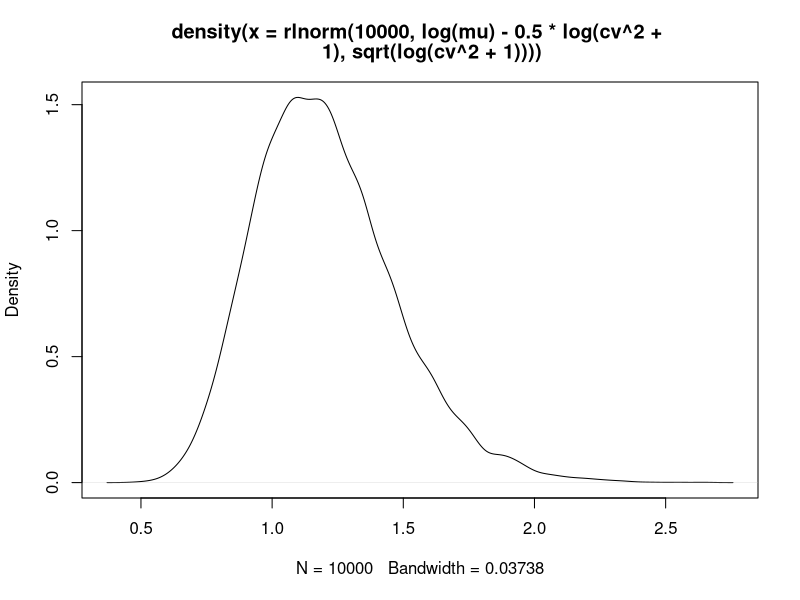
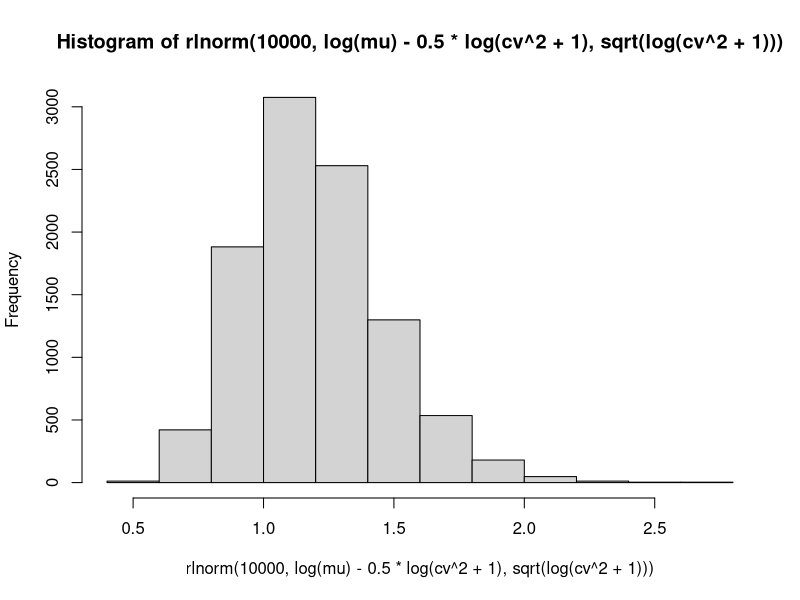
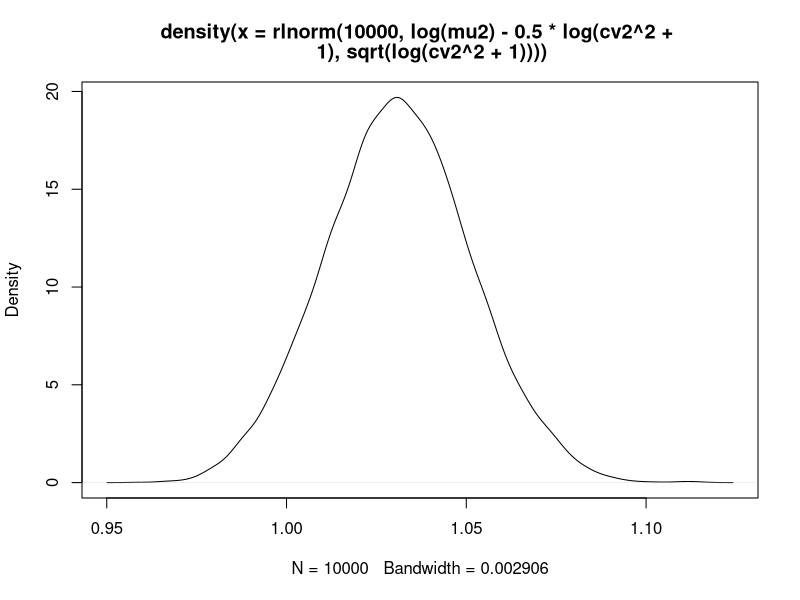
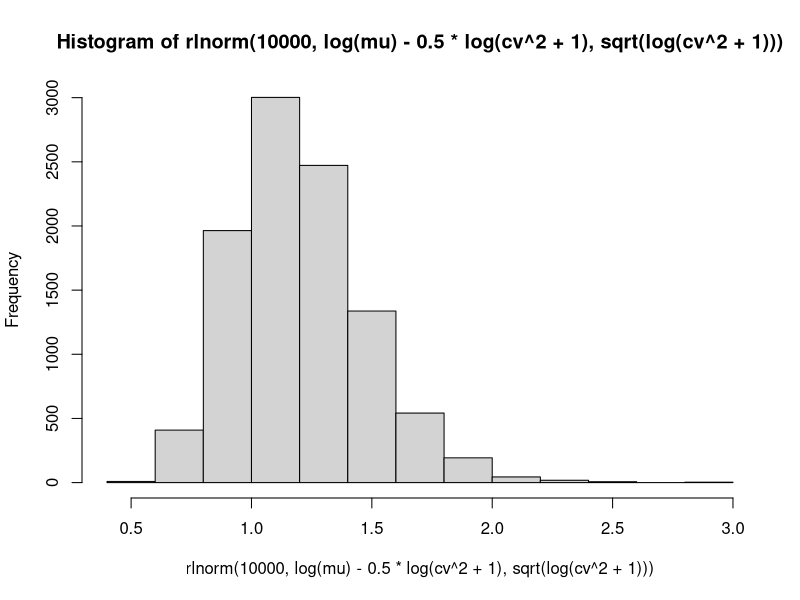

Reproduce these figures in R, in order.
library(tidyverse)
###########################################################
#   Simojoen yliarvio parametrin priorijakauman luonti    #
#       3 ekspertin estimaattien yhdistely                #
###########################################################



#   Ekspertti 1
#   mediaani 1.5 90%PI 1.1-2.2

#   Ekspertti 2
#   mediaani 1.0375 90%PI 1-1.075

#   Ekspertti 3
#   mediaani 1.025 90%PI 1-1.05


#   Hyvin tiukkoja jakaumia, mutta onneksi E2 ja E2 ovat symmetrisiä.
#   vain E1 on vino

#   Haetaan vastaavat jakaumat E2 ja E3 normaalista ja E1 gammasta
#   näitä kerrottessa, normaali*normaali*gamma saadaan normaalijakauma
#   konjugaattisuuden vuoksi


#   E2 ja E3 odotusarvot tiedetään == mediaani
#   keskihajonta voidaan laskea 90%PI avulla, voitaisiin toki myös
#   hakea kokeilemalla

m2 = 1.0375
q5_2 = 1; q95_2 = 1.075


m3 = 1.025
q5_3 = 1; q95_3 = 1.05


#   kvantiilin kaava standardi normaali jakauman kautta saadaan seuraavasti
#   qX = mu +zX*sd

#   1: qX1 = mu +zX1*sd 2: qX2 = mu +zX2*sd
#   qX1 = qX2-zX2*sd + zX1*sd 
#   sd = (qX1-qX2)/(zX1-zX2)
#   

#   qX on kvantiilin arvo ja zX on standardi nomraalijakauman kvantiilifunktiosta
#   "mikä tiheysfunktion arvo on, kun X prosenttia massasta on kertynyt"

#   zX arvot
z05 <- qnorm(0.05)
z95 <- qnorm(0.95)

sd2 <- (q5_2-q95_2)/(z05-z95)
sd3 <- (q5_3-q95_3)/(z05-z95)


#   E1 pitää ottaa gammasta
quantile(rgamma(10000, 25,16), c(0.05,0.5, 0.95 ))
#   näyttää olevan aika lähellä

#   E2
quantile(rnorm(10000, m2,sd2), c(0.05,0.5, 0.95 ))

#   E3
quantile(rnorm(10000, m3,sd3), c(0.05,0.5, 0.95 ))

#############################
#   3 jakauman yhdistelmä    #
#############################

#   tehdään näistä yhdessä sample ja ammutaan fitdistiä

raw_sample <- c(rgamma(100000, 25,16),
                rnorm(100000, m2,sd2),
                rnorm(100000, m3,sd3)
                )
library(fitdistrplus)
lnormpar <- fitdist(raw_sample, "lnorm")
lnormpar

#   varmistetaan ja muutetaan cv mukaiseen muotoon
meanlog <- lnormpar$estimate[1] %>% as.numeric
sdlog <- lnormpar$estimate[2] %>% as.numeric

#   M <- log(mu)- 0.5*log(cv_k^2+1)
#   T <- (log(cv_k^2+1))^-1

cv <- sqrt(exp(sdlog^2)-1)

mu <- exp(
  meanlog+0.5*log(cv^2+1)
)


quantile(
  rlnorm(10000, log(mu)-0.5*log(cv^2+1),
         sqrt(log(cv^2+1))), 
  c(0.05,0.5, 0.95 ))

plot(density(
  rlnorm(10000, log(mu)-0.5*log(cv^2+1),
         sqrt(log(cv^2+1)))
), type = 'l')

hist(rlnorm(10000, log(mu)-0.5*log(cv^2+1),
            sqrt(log(cv^2+1))))


#   3 yhdistetyn jakauman lognormalin mu on
mu   
#   1.205355

#   ja cv 
cv
#   0.2229662



#################################
#   yhdisetään vain E2 ja E3    #
#################################



quantile(c(rnorm(100000, m2, sd2),
           rnorm(100000, m3, sd3)),
         c(0.05, 0.5, 0.95))

raw_sample2 <- c(rnorm(100000, m2, sd2),
                 rnorm(100000, m3, sd3))

lnormpar2 <- fitdist(raw_sample2, "lnorm")

lnormpar2

#   varmistetaan ja muutetaan cv mukaiseen muotoon
meanlog2 <- lnormpar2$estimate[1] %>% as.numeric
sdlog2 <- lnormpar2$estimate[2] %>% as.numeric

#   M <- log(mu)- 0.5*log(cv_k^2+1)
#   T <- (log(cv_k^2+1))^-1

cv2 <- sqrt(exp(sdlog2^2)-1)

mu2 <- exp(
  meanlog2+0.5*log(cv2^2+1)
)


quantile(
  rlnorm(100000, log(mu2)-0.5*log(cv2^2+1),
         sqrt(log(cv2^2+1))), 
  c(0.05,0.5, 0.95 ))

plot(density(
  rlnorm(10000, log(mu2)-0.5*log(cv2^2+1),
         sqrt(log(cv2^2+1)))
), type = 'l')

hist(rlnorm(10000, log(mu)-0.5*log(cv^2+1),
            sqrt(log(cv^2+1))))



#   E2 ja E3 yhdistetyn jakauman lognormalin mu on
mu2   
#   1.031237

#   ja cv 
cv2
#   0.01970493
